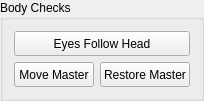
            <widget class="QGroupBox" name="groupBox_3">
             <property name="sizePolicy">
              <sizepolicy hsizetype="Preferred" vsizetype="Minimum">
               <horstretch>0</horstretch>
               <verstretch>0</verstretch>
              </sizepolicy>
             </property>
             <property name="title">
              <string>Body Checks</string>
             </property>
             <layout class="QGridLayout" name="gridLayout_8">
              <item row="0" column="0">
               <widget class="QPushButton" name="eyes_follow_head">
                <property name="minimumSize">
                 <size>
                  <width>20</width>
                  <height>25</height>
                 </size>
                </property>
                <property name="text">
                 <string>Eyes Follow Head</string>
                </property>
               </widget>
              </item>
              <item row="1" column="0">
               <layout class="QHBoxLayout" name="horizontalLayout_19">
                <property name="topMargin">
                 <number>0</number>
                </property>
                <item>
                 <widget class="QPushButton" name="move_master">
                  <property name="minimumSize">
                   <size>
                    <width>20</width>
                    <height>25</height>
                   </size>
                  </property>
                  <property name="text">
                   <string>Move Master</string>
                  </property>
                 </widget>
                </item>
                <item>
                 <widget class="QPushButton" name="restore_master">
                  <property name="minimumSize">
                   <size>
                    <width>0</width>
                    <height>25</height>
                   </size>
                  </property>
                  <property name="text">
                   <string>Restore Master</string>
                  </property>
                 </widget>
                </item>
               </layout>
              </item>
             </layout>
            </widget>
